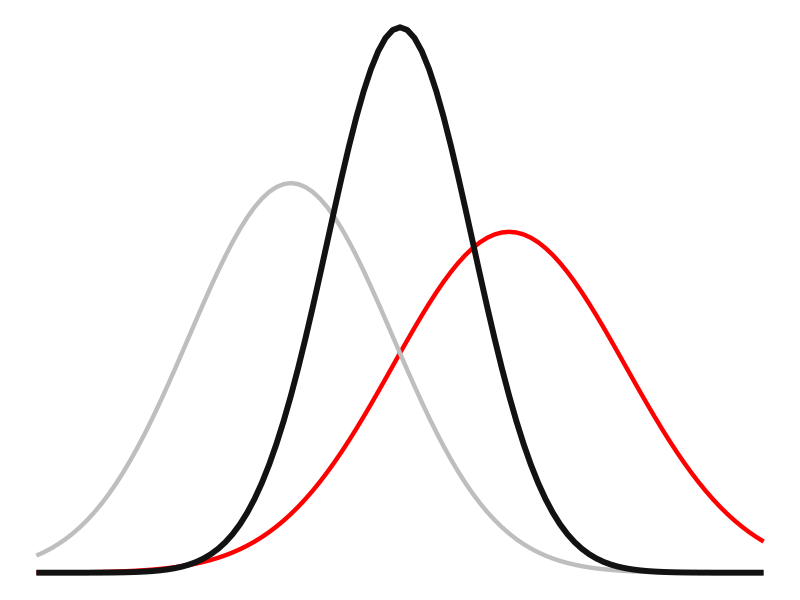
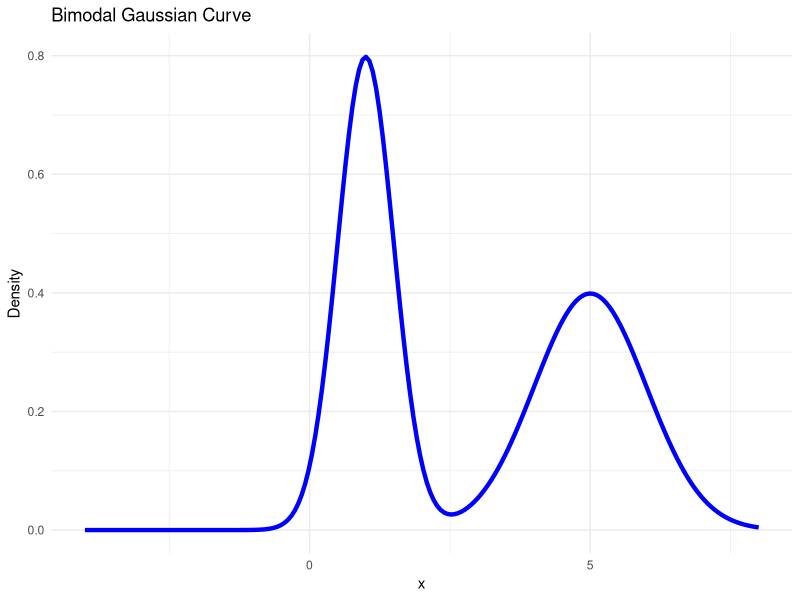
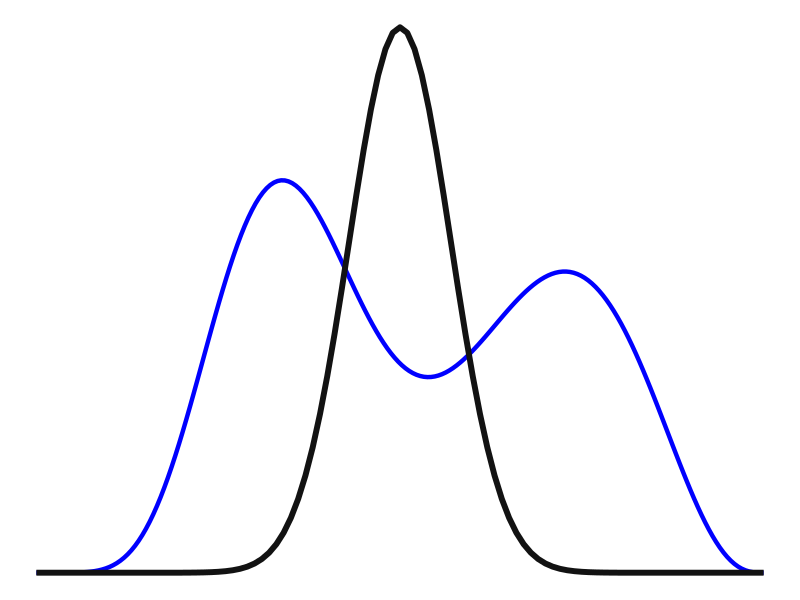

R code for these plots, in order:
## ---- chunk 1
library(ggplot2)
# gerando vários pontos com coordenadas (x,y) para plotar no gráfico da curva da Normal 
#coord_x <- runif(1e3, min = 0, max = X) #eixo X
#coord_y <- runif(1e3, min = 0, max = 1/sqrt(2*pi)) #eixo Y

#coords <- matrix(c(coord_x,coord_y),ncol=2,byrow=F)

fdp_norm <- function(x, media=0, sigma=1) (1/(sqrt(2*pi*(sigma^2))))*exp(-0.5*((x-media)/sigma)^2)

#is_in <- apply(coords, 1, function(x) x[2]<=fdp_norm(x[1]))

ggplot()+
  #geom_ribbon(aes(x=xs, ymin=ysmin, ymax=ysmax), data=data.frame(xs = seq(-5,X,0.01), ysmin=0, ysmax=sapply(seq(-5,X,0.01), FUN= dnorm)), fill="cyan", alpha=0.5)+
  #geom_rect(aes(xmin=0, xmax=X, ymin=0, ymax=1/sqrt(2*pi)), fill="black", color=NA, alpha=.15)+
  #geom_point(data=data.frame(coords), aes(x=X1,y=X2, color=is_in), size=0.6)+
  geom_function(fun = dnorm, args=list(mean=1.5,sd=1.6), lwd=1.5, color="red", alpha=1)+
  geom_function(fun = dnorm, args=list(mean=-1.5,sd=1.4), lwd=1.5, color="grey", alpha=1)+
  geom_function(fun = dnorm, args=list(mean=0,sd=1), lwd=2, color="gray7", alpha=1)+
  #geom_function(fun = dbeta, args=list(shape1=1,shape2=.3), lwd=1, color='red')+
  #geom_vline(xintercept = X, linetype="dashed", color="grey60")+
  #geom_vline(xintercept = 0, linetype="dashed", color="grey60")+
  #geom_hline(yintercept = 1/sqrt(2*pi), linetype="dashed", color="grey60")+
  #scale_y_continuous(expand = c(0,0), limits=c(0,.45))+ 
  theme_void()+
  scale_x_continuous(limits=c(-5,5))
## ---- chunk 2
# Define the range of x values
x <- seq(-4, 8, length.out = 200)

# Define the parameters for the first normal distribution
mean1 <- 1
sd1 <- 0.5

# Calculate the y values for the first normal distribution using dnorm
y1 <- dnorm(x, mean = mean1, sd = sd1)

# Define the parameters for the second normal distribution
mean2 <- 5
sd2 <- 1

# Calculate the y values for the second normal distribution using dnorm
y2 <- dnorm(x, mean = mean2, sd = sd2)

# Combine the y values of the two distributions to create a bimodal curve
y <- y1 + y2

# Create a data frame for the x and y values
data <- data.frame(x = x, y = y)

# Create the plot
ggplot(data) +
  geom_line(aes(x = x, y = y), color = "blue", size = 1.5) +
  labs(x = "x", y = "Density") +
  ggtitle("Bimodal Gaussian Curve") +
  theme_minimal()
## ---- chunk 3
library(ggplot2)

# Define the range of x values
x <- seq(0, 1, length.out = 200)

# Define the parameters for the first beta distribution
shape1 <- 8
shape2 <- 15

# Calculate the y values for the first beta distribution using dbeta
y1 <- dbeta(x, shape1, shape2)

# Define the parameters for the second beta distribution
shape3 <- 9
shape4 <- 4

# Calculate the y values for the second beta distribution using dbeta
y2 <- dbeta(x, shape3, shape4)

# Combine the y values of the two distributions to create a bimodal curve
y <- y1 + y2

# Create a data frame for the x and y values
data <- data.frame(x = x, y = y)

# Create the plot
ggplot(data) +
  geom_line(aes(x = x, y = y), color = "blue", size = 1.5) +
  labs(x = "x", y = "Density") +
  geom_function(fun = dnorm, args=list(mean=0.5,sd=.07), lwd=2, color="gray7", alpha=1)+
  #ggtitle("Bimodal Beta Distribution") +
  theme_void()
